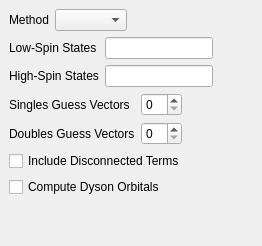
          <widget class="QWidget" name="AdvancedEOM" >
           <layout class="QVBoxLayout" >
            <property name="margin" >
             <number>9</number>
            </property>
            <property name="spacing" >
             <number>6</number>
            </property>
            <item>
             <layout class="QHBoxLayout" >
              <property name="margin" >
               <number>0</number>
              </property>
              <property name="spacing" >
               <number>6</number>
              </property>
              <item>
               <widget class="QLabel" name="label_188" >
                <property name="text" >
                 <string>Method</string>
                </property>
               </widget>
              </item>
              <item>
               <widget class="QComboBox" name="qui_e_method" />
              </item>
              <item>
               <spacer>
                <property name="orientation" >
                 <enum>Qt::Horizontal</enum>
                </property>
                <property name="sizeHint" >
                 <size>
                  <width>40</width>
                  <height>20</height>
                 </size>
                </property>
               </spacer>
              </item>
             </layout>
            </item>
            <item>
             <layout class="QGridLayout" >
              <property name="margin" >
               <number>0</number>
              </property>
              <property name="spacing" >
               <number>6</number>
              </property>
              <item row="1" column="0" >
               <widget class="QLabel" name="label_194" >
                <property name="text" >
                 <string>High-Spin States</string>
                </property>
               </widget>
              </item>
              <item row="0" column="0" >
               <widget class="QLabel" name="label_193" >
                <property name="text" >
                 <string>Low-Spin States</string>
                </property>
               </widget>
              </item>
              <item row="1" column="1" >
               <widget class="QLineEdit" name="cc_high_spin" />
              </item>
              <item row="0" column="1" >
               <widget class="QLineEdit" name="cc_low_spin" />
              </item>
              <item row="0" column="2" >
               <spacer>
                <property name="orientation" >
                 <enum>Qt::Horizontal</enum>
                </property>
                <property name="sizeHint" >
                 <size>
                  <width>40</width>
                  <height>20</height>
                 </size>
                </property>
               </spacer>
              </item>
             </layout>
            </item>
            <item>
             <layout class="QGridLayout" >
              <property name="margin" >
               <number>0</number>
              </property>
              <property name="spacing" >
               <number>6</number>
              </property>
              <item row="0" column="0" >
               <widget class="QLabel" name="label_195" >
                <property name="text" >
                 <string>Singles Guess Vectors</string>
                </property>
               </widget>
              </item>
              <item row="1" column="0" >
               <widget class="QLabel" name="label_196" >
                <property name="text" >
                 <string>Doubles Guess Vectors</string>
                </property>
               </widget>
              </item>
              <item row="0" column="1" >
               <widget class="QSpinBox" name="cc_nguess_singles" />
              </item>
              <item row="1" column="1" >
               <widget class="QSpinBox" name="cc_nguess_doubles" />
              </item>
              <item row="0" column="2" >
               <spacer>
                <property name="orientation" >
                 <enum>Qt::Horizontal</enum>
                </property>
                <property name="sizeHint" >
                 <size>
                  <width>40</width>
                  <height>20</height>
                 </size>
                </property>
               </spacer>
              </item>
             </layout>
            </item>
            <item>
             <widget class="QCheckBox" name="cc_do_disconnected" >
              <property name="text" >
               <string>Include Disconnected Terms</string>
              </property>
             </widget>
            </item>
            <item>
             <widget class="QCheckBox" name="cc_do_dyson_ee" >
              <property name="text" >
               <string>Compute Dyson Orbitals</string>
              </property>
             </widget>
            </item>
            <item>
             <spacer>
              <property name="orientation" >
               <enum>Qt::Vertical</enum>
              </property>
              <property name="sizeHint" >
               <size>
                <width>20</width>
                <height>40</height>
               </size>
              </property>
             </spacer>
            </item>
           </layout>
          </widget>
